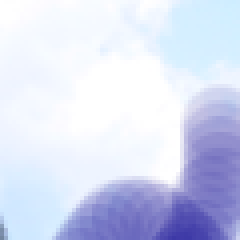
#> input picture lakewav/lake1.png, 60 x 60 px (shown 4 times larger); its folder holds only this picture in this run
$ python lake.py   (Python 2 division)
#> lines starting #> are read from the running program, lines starting #| are printed output that depends on the picture
#> `img = Image.new('RGB', (300, 300), (0, 0, 0))`: img: PIL image 300x300 RGB; every value is 0
#/usr/bin/env python

import urllib, urllib2
import wave, Image

def getwav(url, filename):
	username = 'butter'
	password = 'fly'
	password_mgr = urllib2.HTTPPasswordMgrWithDefaultRealm()
	password_mgr.add_password(None, url, username, password)
	handler = urllib2.HTTPBasicAuthHandler(password_mgr)
	opener = urllib2.build_opener(handler)
	urllib2.install_opener(opener)

	req = urllib2.Request(url)
	response = urllib2.urlopen(req)

	f = open(filename, 'w')
	f.write(response.read())
	f.close()

def wav_change_img(filename, imgpath):
	audio = wave.open(filename, 'r')
	#print audio.getparams()
	#print ord(audio.readframes(audio.getnframes())[10790])
	data = audio.readframes(audio.getnframes())
	img = Image.new('RGB', (60, 60),(255, 255, 255))
	for i in range(0, 10800, 3):
		print i
		r = ord(data[i])
		g = ord(data[i + 1])
		b = ord(data[i + 2])
		x = i/3
		img.putpixel((x%60, x/60), (r, g, b))
		img.save(imgpath)

def connect(imgpath, num):
#> called with imgpath = './lakewav/lake1.png', num = 1
	f = Image.open('./lakewav/lake.png')
	img = f.convert('RGB')
	img_rgb = Image.open(imgpath).convert('RGB')
#> img_rgb is the input picture: PIL image 60x60 RGB; mean R, G, B 213.4, 219.1, 242
	w = ((num-1)%5) * 60
	h = ((num-1)/5) * 60
	#print w, h
	for i in range(60):
		for j in range(60):
			img.putpixel((w + i, h + j), img_rgb.getpixel((i, j)))
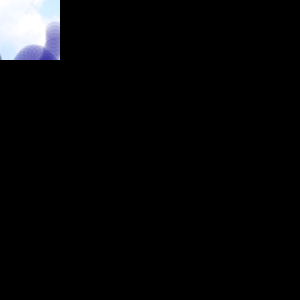
#> img: PIL image 300x300 RGB; mean R, G, B 8.5, 8.8, 9.7
			#print img.getpixel((w+i, h+j))
	img.save('./lakewav/lake.png')

if __name__ == '__main__':
	prefix_url = 'http://www.pythonchallenge.com/pc/hex/'
	prefix_path = './lakewav/'
	prefix_file = 'lake'
	suffix_file = '.wav'
	suffix_img = '.png'
	img = Image.new('RGB', (300, 300), (0, 0, 0))
	img.save('./lakewav/lake.png')
	for i in range(1,26):
		filename = prefix_file + str(i) + suffix_file
		url = prefix_url + filename
		path = prefix_path + filename
		imgpath = prefix_path + prefix_file + str(i) + suffix_img
		#getwav(url, path)
		#wav_change_img(path, imgpath)
		print imgpath
#> (the run stopped early here; a loop or call above may not have finished)
